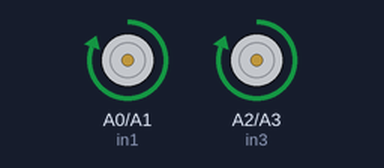
A sketch run on a simulated Arduino Uno, built with avr-gcc and run on an emulated ATmega328P. On the bench: motor-driver pin pairs drawn as motors (green arrow = first pin HIGH = forward, orange = second pin HIGH = backward, longer = more drive).

Above: at 1.0 s.
At 3.0 s:
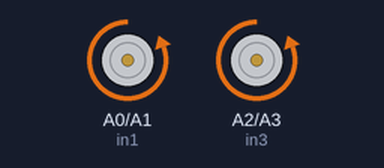
Timing chart, 0 to 5.2 s (numbered marks = the images above):
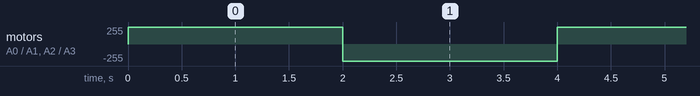

The sketch:

motor_test.ino
```cpp
#define in1 A0
#define in2 A1
// Right Wheel
#define in3 A2
#define in4 A3

void setup() {
  pinMode(in1, OUTPUT);
  pinMode(in2, OUTPUT);
  pinMode(in3, OUTPUT);
  pinMode(in4, OUTPUT);
}

void loop() {
  digitalWrite(in1, HIGH);
  digitalWrite(in3, HIGH);
  digitalWrite(in2, LOW);
  digitalWrite(in4, LOW);
  delay(2000);
  digitalWrite(in1, LOW);
  digitalWrite(in3, LOW);
  digitalWrite(in2, HIGH);
  digitalWrite(in4, HIGH);
  delay(2000);

}
```

Measured:
- by itself, motor on A0 (in1) / A1 (in2), motor on A2 (in3) / A3 (in4): alternates forward 255/255 for 2.0 s and backward 255/255 for 2.0 s
